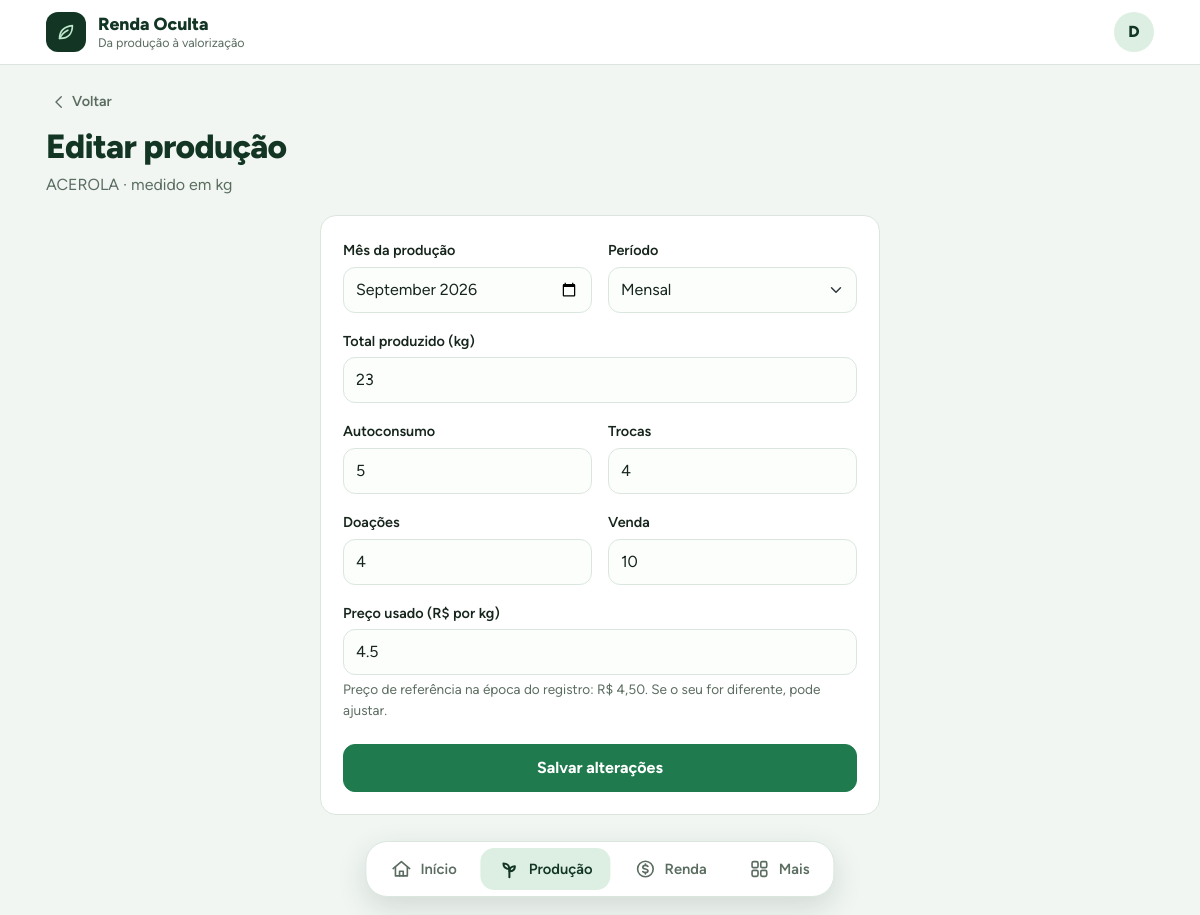
Screenshot of /producao/1/editar (signed in) with the database file from the repository.
### renda/models.py (models this page shows, shortened)
class User(db.Model):
    __tablename__ = "usuarios"
    id = db.Column(db.Integer, primary_key=True)
    login = db.Column(db.String(120), unique=True, nullable=False, index=True)
    tipo_login = db.Column(db.String(10), nullable=False)
    senha_hash = db.Column(db.String(255), nullable=False)
    nome = db.Column(db.String(100), nullable=False)
    comunidade = db.Column(db.String(100))
    municipio = db.Column(db.String(100))
    papel = db.Column(db.String(20), nullable=False, default="agricultor")
    lembrete_ativo = db.Column(db.Boolean, nullable=False, default=False)
    lembrete_dia = db.Column(db.Integer, nullable=False, default=5)
    consentimento_em = db.Column(db.DateTime)
    criado_em = db.Column(db.DateTime, nullable=False, default=datetime.now)

class Produto(db.Model):
    __tablename__ = "produtos"
    id = db.Column(db.Integer, primary_key=True)
    user_id = db.Column(db.Integer, db.ForeignKey("usuarios.id"), index=True)
    nome = db.Column(db.String(100), nullable=False)
    referencia = db.Column(db.String(7))
    periodo = db.Column(db.String(10), nullable=False, default="mensal")
    total_produzido = db.Column(db.Float, nullable=False, default=0)
    autoconsumo = db.Column(db.Float, nullable=False, default=0)
    trocas = db.Column(db.Float, nullable=False, default=0)
    doacoes = db.Column(db.Float, nullable=False, default=0)
    venda = db.Column(db.Float, nullable=False, default=0)
    preco_unit = db.Column(db.Float)
    preco_ref = db.Column(db.Float)                       # preço de referência na época
    preco_personalizado = db.Column(db.Boolean, nullable=False, default=False)  # RF17
    rotulo_un = db.Column(db.String(20))
    medida_un = db.Column(db.String(10))
    criado_em = db.Column(db.DateTime, nullable=False, default=datetime.now)
    @property
    def preco(self):
        if self.preco_unit is not None:
            return self.preco_unit
        ref = self.ref
        return ref["preco"] if ref else 0
    @property
    def rotulo(self):
        if self.rotulo_un:
            return self.rotulo_un
        ref = self.ref
        return ref["rotulo"] if ref else "kg"
    @property
    def medida(self):
        if self.medida_un:
            return self.medida_un
        ref = self.ref
        return ref["medida"] if ref else "kg"

### renda/routes/producao.py (the view, shortened to what this page needs)
@bp.route("/producao/<int:produto_id>/editar", methods=["GET", "POST"])
def editar(produto_id):
    produto = _minha(produto_id)
    return render_template("producao_editar.html", ativo="producao", p=produto,
                           periodos=PERIODOS, plurais=PLURAIS)

### renda/filters.py (called while the page is built)
def registrar(app):
    @app.template_filter("plural")
    def plural(rotulo):
        return PLURAIS.get(rotulo, rotulo)
    @app.template_filter("qtd")
    def qtd(valor):
        return f"{valor:.2f}".rstrip("0").rstrip(".") or "0"
    @app.template_filter("brl")
    def brl(valor):
        texto = f"{valor or 0:,.2f}"
        return texto.replace(",", "X").replace(".", ",").replace("X", ".")

### renda/routes/producao.py (called while the page is built)
def _minha(produto_id):
    produto = db.get_or_404(Produto, produto_id)
    if produto.user_id != g.user.id:          # RF09: nunca mostrar dado de outra pessoa
        from flask import abort
        abort(404)
    return produto

### renda/security.py (called while the page is built)
def token_csrf():
    if "csrf" not in session:
        session["csrf"] = secrets.token_urlsafe(32)
    return session["csrf"]

def instalar(app):
    app.jinja_env.globals["csrf_token"] = token_csrf
    @app.before_request
    def guarda():
        g.user = db.session.get(User, session["uid"]) if "uid" in session else None
        if request.method in ("POST", "PUT", "PATCH", "DELETE"):
            enviado = request.form.get("csrf_token") or request.headers.get("X-CSRF-Token") or ""
            if not secrets.compare_digest(enviado, session.get("csrf", "")):
                abort(400, "Sessão expirada. Volte, recarregue a página e tente de novo.")
        if request.endpoint is None or request.endpoint in PUBLICAS:
            return
        if g.user is None:
            return redirect(url_for("auth.entrar", next=request.full_path.rstrip("?")))

### templates/producao_editar.html (shortened to what this page needs)
{% extends "base.html" %}
{% from "_icones.html" import icone %}
{% block content %}
<a class="voltar" href="{{ url_for('producao.listar') }}">{{ icone("voltar", 18) }} Voltar</a>
<div class="pagina-cab">
    <h1>Editar produção</h1>
    <p>{{ p.nome }} · medido em {{ p.rotulo|plural }}</p>
</div>
{% set passo = '1' if p.medida == 'unidade' else '0.01' %}
<div class="auth-card" style="max-width: 560px">
<section class="card-rc">
    <form method="POST" action="">
        <div class="row g-3">
            <div class="col-6">
                <label class="form-label" for="referencia">Mês da produção</label>
                <input class="form-control" type="month" id="referencia" name="referencia" value="{{ p.referencia }}" required>
            </div>
            <div class="col-6">
                <label class="form-label" for="periodo">Período</label>
                <select class="form-select" id="periodo" name="periodo" required>
                    {% for chave, (nome, fator) in periodos.items() %}
                        <option value="{{ chave }}" {{ 'selected' if chave == p.periodo }}>{{ nome }}</option>
                    {% endfor %}
                </select>
            </div>
            <div class="col-12">
                <label class="form-label" for="total_produzido">Total produzido ({{ p.rotulo|plural }})</label>
                <input class="form-control" type="number" min="0" step="{{ passo }}" inputmode="decimal" id="total_produzido" name="total_produzido" value="{{ p.total_produzido|qtd }}" required>
            </div>
            {% for campo, nome in [('autoconsumo','Autoconsumo'),('trocas','Trocas'),('doacoes','Doações'),('venda','Venda')] %}
                <div class="col-6">
                    <label class="form-label" for="{{ campo }}">{{ nome }}</label>
                    <input class="form-control" type="number" min="0" step="{{ passo }}" inputmode="decimal" id="{{ campo }}" name="{{ campo }}" value="{{ p[campo]|qtd }}" required>
                </div>
            {% endfor %}
            <div class="col-12">
                <label class="form-label" for="preco">Preço usado (R$ por {{ p.rotulo }})</label>
                <input class="form-control" id="preco" name="preco" inputmode="decimal" value="{{ p.preco }}" required>
                <p class="muda pequeno mt-1 mb-0">
                    Preço de referência na época do registro: R$ {{ (p.preco_ref or p.preco)|brl }}.
                    Se o seu for diferente, pode ajustar.
                </p>
            </div>
        </div>
        <button class="btn btn-rc w-100 mt-4" type="submit">Salvar alterações</button>
    </form>
</section>
</div>
{% endblock %}

### templates/base.html (shortened to what this page needs)
{% from "_icones.html" import icone %}
<!DOCTYPE html>
<html lang="pt-br">
<head>
    <link rel="stylesheet" href="{{ url_for('static', filename='vendor/bootstrap.min.css') }}">
    <link rel="stylesheet" href="{{ url_for('static', filename='style.css') }}">
</head>
<body>
<header class="topo">
    <div class="container px-3 d-flex align-items-center justify-content-between">
        <a class="marca" href="{{ url_for('main.home') }}">
            <span class="marca-logo">{{ icone("folha", 22) }}</span>
            <span>
                Renda Oculta
                <small>Da produção à valorização</small>
            </span>
        </a>
        {% if g.user %}
            <a class="avatar" href="{{ url_for('perfil.ver') }}" aria-label="Perfil de {{ g.user.nome }}">{{ g.user.nome[:1]|upper }}</a>
        {% endif %}
    </div>
</header>
<main class="container px-3 pagina">
    {% block content %}{% endblock %}
</main>
{% if g.user %}
<nav class="dock" aria-label="Navegação principal">
    <div class="dock-lista">
        <a href="{{ url_for('main.home') }}" class="{{ 'on' if ativo == 'home' else '' }}">
            {{ icone("home") }} Início
        </a>
        <a href="{{ url_for('producao.listar') }}" class="{{ 'on' if ativo == 'producao' else '' }}">
            {{ icone("producao") }} Produção
        </a>
        <a href="{{ url_for('main.renda') }}" class="{{ 'on' if ativo == 'renda' else '' }}">
            {{ icone("renda") }} Renda
        </a>
        <a href="{{ url_for('main.mais') }}" class="{{ 'on' if ativo == 'mais' else '' }}">
            {{ icone("mais") }} Mais
        </a>
    </div>
</nav>
{% endif %}
</body>
</html>

### static/style.css (style rules this page uses)
:root { --floresta: #123524; --folha: #1f7a4d; --folha-esc: #176239; --broto: #dcefe2; --nevoa: #f1f6f2; --papel: #ffffff; --tinta: #16261c; --muda: #5b6d61; --linha: #dbe6de; --erro: #b3392b; --cor-venda: #1f7a4d; --cor-autoconsumo: #a8793b; --cor-trocas: #e3a73a; --cor-doacoes: #86c39a; --raio: 16px; --dock-h: 72px; --bs-body-font-family: Figtree, "Segoe UI", Arial, sans-serif; --bs-body-color: var(--tinta); --bs-body-bg: var(--nevoa); --bs-border-color: var(--linha); --bs-link-color: var(--folha); --bs-link-hover-color: var(--folha-esc); --bs-link-color-rgb: 31, 122, 77; --bs-link-hover-color-rgb: 23, 98, 57; }
body { font-variant-numeric: tabular-nums; -webkit-font-smoothing: antialiased; padding-bottom: calc(var(--dock-h) + 28px + env(safe-area-inset-bottom)); }
h1, .h1 { font-size: clamp(1.55rem, 4vw, 2.1rem); font-weight: 800; color: var(--floresta); letter-spacing: -.02em; line-height: 1.15; }
.muda { color: var(--muda); }
.pequeno { font-size: .85rem; }
.topo { background: var(--papel); border-bottom: 1px solid var(--linha); }
.marca { display: flex; align-items: center; gap: 12px; padding: 12px 0; text-decoration: none; color: var(--floresta); font-weight: 800; font-size: 1.1rem; line-height: 1.1; }
.marca small { display: block; font-weight: 400; font-size: .78rem; color: var(--muda); margin-top: 2px; }
.marca-logo { width: 40px; height: 40px; flex: none; display: grid; place-items: center; border-radius: 12px; background: var(--floresta); color: #bfe8cc; }
.pagina { padding-top: 22px; }
.pagina-cab { margin-bottom: 18px; }
.pagina-cab p { margin: 6px 0 0; color: var(--muda); max-width: 60ch; }
.voltar { display: inline-flex; align-items: center; gap: 4px; margin-bottom: 10px; padding: 4px 10px 4px 4px; color: var(--muda); font-weight: 600; font-size: .9rem; text-decoration: none; border-radius: 999px; }
.dock { position: fixed; left: 0; right: 0; bottom: 0; z-index: 1030; background: var(--papel); border-top: 1px solid var(--linha); padding-bottom: env(safe-area-inset-bottom); }
.dock-lista { display: flex; justify-content: space-around; max-width: 520px; margin: 0 auto; padding: 6px 8px; }
.dock a { flex: 1; display: flex; flex-direction: column; align-items: center; gap: 2px; padding: 7px 4px; border-radius: 14px; color: var(--muda); font-size: .74rem; font-weight: 600; text-decoration: none; transition: background .15s, color .15s; }
.dock a.on { color: var(--floresta); background: var(--broto); }
@media (min-width: 992px) { .dock { left: 50%; right: auto; bottom: 18px; transform: translateX(-50%); border: 1px solid var(--linha); border-radius: 22px; box-shadow: 0 10px 30px rgba(18, 53, 36, .14); padding-bottom: 0; } }
@media (min-width: 992px) { .dock-lista { gap: 6px; padding: 6px; } }
@media (min-width: 992px) { .dock a { flex-direction: row; gap: 8px; padding: 10px 18px; font-size: .92rem; } }
.card-rc { background: var(--papel); border: 1px solid var(--linha); border-radius: var(--raio); padding: 18px; height: 100%; }
.btn-rc { --bs-btn-bg: var(--folha); --bs-btn-color: #fff; --bs-btn-border-color: var(--folha); --bs-btn-hover-bg: var(--folha-esc); --bs-btn-hover-color: #fff; --bs-btn-hover-border-color: var(--folha-esc); --bs-btn-active-bg: var(--folha-esc); --bs-btn-active-color: #fff; --bs-btn-active-border-color: var(--folha-esc); border-radius: 12px; font-weight: 700; padding: 11px 18px; display: inline-flex; align-items: center; justify-content: center; gap: 8px; }
.form-label { font-weight: 600; font-size: .9rem; margin-bottom: 5px; }
.form-control, .form-select { border-radius: 12px; border-color: var(--linha); padding: 10px 12px; background-color: #fcfefc; min-height: 46px; }
.avatar { width: 40px; height: 40px; border-radius: 50%; flex: none; display: grid; place-items: center; background: var(--broto); color: var(--floresta); font-weight: 800; text-decoration: none; }
.auth-card { max-width: 460px; margin: 0 auto; }
.auth-card .card-rc { height: auto; padding: 22px; }

### rows the page displays
User: user "D"
Produto: nome "ACEROLA", rotulo|plural "kg", referencia "2026-09", total_produzido "23", autoconsumo "5" "4" "4" "10", rotulo "kg", preco "4.5", preco_ref "4,50"

### other values shown
{{ nome }} "Autoconsumo" "Trocas" "Doações" "Venda"
form field periodo "Mensal"
